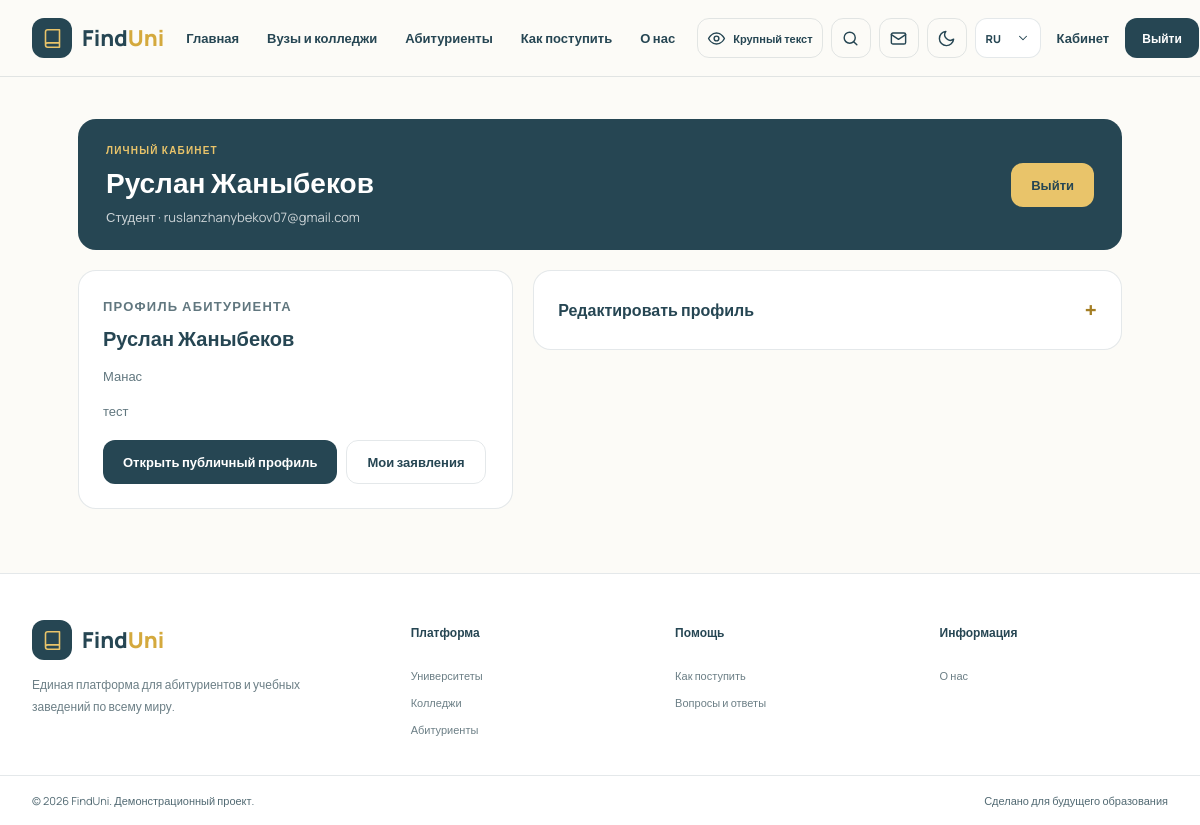
Page /accounts/dashboard/ (signed in) on the committed database.
### students/models.py (models this page shows, shortened)
class StudentProfile(models.Model):
    user = models.OneToOneField(settings.AUTH_USER_MODEL, on_delete=models.CASCADE, related_name='student_profile')
    full_name = models.CharField(max_length=150, blank=True)
    date_of_birth = models.DateField(null=True, blank=True)
    city = models.CharField(max_length=100, blank=True)
    nationality = models.CharField(max_length=100, blank=True)
    citizenship = models.CharField(max_length=100, blank=True)
    bio = models.TextField(blank=True)
    interests = models.TextField(blank=True)
    languages = models.CharField(max_length=200, blank=True)
    avatar = models.ImageField(upload_to='avatars/students/', blank=True)
    email_visible = models.BooleanField(default=False)
    contacts_visible = models.BooleanField(default=False)
    created_at = models.DateTimeField(auto_now_add=True)
    updated_at = models.DateTimeField(auto_now=True)
    class Meta:
        verbose_name = 'профиль абитуриента'
        verbose_name_plural = 'профили абитуриентов'

### accounts/models.py (models this page shows, shortened)
class User(AbstractUser):
    ROLE_CHOICES = [('student', 'Студент'), ('institution', 'Учебное заведение'), ('admin', 'Администратор')]
    role = models.CharField(max_length=20, choices=ROLE_CHOICES, default='student')
    class Meta(AbstractUser.Meta):
        verbose_name = 'пользователь'
        verbose_name_plural = 'пользователи'

### accounts/views.py (the view)
# urls.py: path('dashboard/', views.dashboard, name='dashboard'),
@login_required
def dashboard(request):
    institution_profile = None
    student_profile = None
    student_form = None
    institution_form = None
    photo_formset = None
    if request.user.role == 'institution':
        institution_profile, _ = Institution.objects.get_or_create(
            owner=request.user,
            defaults={'name': '', 'institution_type': '', 'city': '', 'email': request.user.email},
        )
        if request.method == 'POST' and request.POST.get('profile_type') == 'institution':
            institution_form = InstitutionForm(request.POST, request.FILES, instance=institution_profile)
            has_photo_forms = 'photos-TOTAL_FORMS' in request.POST
            photo_formset = InstitutionPhotoFormSet(
                request.POST if has_photo_forms else None,
                request.FILES if has_photo_forms else None,
                instance=institution_profile,
                prefix='photos',
            )
            photo_forms_valid = not has_photo_forms or photo_formset.is_valid()
            if institution_form.is_valid() and photo_forms_valid:
                with transaction.atomic():
                    institution_form.save()
                    if has_photo_forms:
                        photo_formset.save()
                messages.success(request, 'Профиль учебного заведения сохранён.')
                return redirect('dashboard')
        else:
            institution_form = InstitutionForm(instance=institution_profile)
            photo_formset = InstitutionPhotoFormSet(instance=institution_profile, prefix='photos')
    elif request.user.role == 'student':
        student_profile, _ = StudentProfile.objects.get_or_create(
            user=request.user,
            defaults={'full_name': request.user.get_full_name()},
        )
        if request.method == 'POST' and request.POST.get('profile_type') == 'student':
            student_form = StudentProfileForm(request.POST, request.FILES, instance=student_profile)
            if student_form.is_valid():
                student_profile = student_form.save()
                name_parts = student_profile.full_name.strip().split(maxsplit=1)
                request.user.first_name = name_parts[0] if name_parts else ''
                request.user.last_name = name_parts[1] if len(name_parts) > 1 else ''
                request.user.save(update_fields=['first_name', 'last_name'])
                messages.success(request, 'Профиль абитуриента сохранён.')
                return redirect('dashboard')
        else:
            student_form = StudentProfileForm(instance=student_profile)
    return render(request, 'accounts/dashboard.html', {
        'institution_profile': institution_profile,
        'student_profile': student_profile,
        'student_form': student_form,
        'institution_form': institution_form,
        'photo_formset': photo_formset,
    })

### core/context_processors.py (called while the page is built)
def inbox(request):
    if not request.user.is_authenticated:
        return {'inbox_notifications': (), 'inbox_unread_count': 0}
    notifications = list(
        Notification.objects.filter(user=request.user)
        .select_related(
            'application__institution',
            'application__program',
            'comment',
            'actor__student_profile',
            'actor__institution_profile',
            'friendship__from_student__student_profile',
            'follow__student__student_profile',
            'follow__institution',
        )
        .order_by('-created_at', '-pk')[:30]
    )
    unread_count = Notification.objects.filter(user=request.user, is_read=False).count()
    return {
        'inbox_notifications': notifications,
        'inbox_unread_count': unread_count,
    }

### templates/accounts/dashboard.html (shortened to what this page needs)
{% extends 'base.html' %}
{% block content %}
<section class="profile-page account-dashboard">
	<header class="dashboard-hero"><div><p class="section-kicker">Личный кабинет</p><h1>{% if student_profile %}{{ student_profile.full_name|default:user.email }}{% elif institution_profile %}{{ institution_profile.name|default:user.email }}{% else %}{{ user.email }}{% endif %}</h1><p>{{ user.get_role_display }} · {{ user.email }}</p></div><form method="post" action="{% url 'logout' %}">{% csrf_token %}<input type="hidden" name="next" value="{% url 'home' %}"><button class="button dashboard-logout" type="submit">Выйти</button></form></header>
	{% if student_profile %}
		<div class="dashboard-profile-grid">
			<section class="profile-panel dashboard-profile-summary"><p class="section-kicker">Профиль абитуриента</p><h2>{{ student_profile.full_name|default:'Заполните имя и фамилию' }}</h2><p>{{ student_profile.city|default:'Город не указан' }}</p><p>{{ student_profile.bio|default:'Добавьте краткую информацию о себе.' }}</p><div class="dashboard-profile-links"><a class="button" href="{% url 'student-profile' %}">Открыть публичный профиль</a><a class="button button-outline" href="{% url 'application-dashboard' %}">Мои заявления</a></div></section>
			<details class="profile-panel dashboard-edit-panel" ><summary>Редактировать профиль</summary></details>
		</div>
	{% endif %}
</section>
{% endblock %}

### static/css/styles.css (style rules this page uses)
:root { color-scheme:light;--ink:#264653;--ink-deep:#1b3741;--gold:#e9c46a;--gold-deep:#a47e24;--paper:#fcfbf7;--white:#fff;--muted:#61777f;--line:rgb(38 70 83 / 12%);font-family:"Manrope",sans-serif;scroll-behavior:smooth;font-synthesis:none;text-rendering:optimizeLegibility }
* { box-sizing:border-box }
body { min-width:320px;margin:0;color:var(--ink);background:var(--paper);font-family:"Manrope",sans-serif }
button,input,select { font:inherit }
button,select { cursor:pointer }
a { color:inherit;text-decoration:none }
button,a,input,select { transition:color 180ms ease,background-color 180ms ease,border-color 180ms ease,opacity 180ms ease,transform 180ms ease }
.button { display:inline-flex;min-height:44px;align-items:center;justify-content:center;gap:8px;padding:0 20px;border:0;border-radius:12px;color:#fff;background:var(--ink);font-size:13px;font-weight:800;text-align:center }
.button-outline { border:1px solid var(--line);color:var(--ink);background:transparent }
.section-kicker { margin:0 0 8px;color:var(--gold-deep);font-size:10px;font-weight:800;letter-spacing:1.2px;text-transform:uppercase }
main>section:not(.hero-section):not(.content-section):not(.popular-section) { width:min(1100px,100%);padding:44px 28px;margin:0 auto }
main>section h1 { font-size:30px }
.account-dashboard { display:grid;gap:20px }
.dashboard-hero { display:flex;align-items:center;justify-content:space-between;gap:20px;padding:24px 28px;border-radius:18px;color:#fff;background:#264653 }
.dashboard-hero .section-kicker { margin:0 0 6px;color:var(--gold) }
.dashboard-hero h1 { margin:0;font-size:28px;overflow-wrap:anywhere }
.dashboard-hero>div>p:last-child { margin:7px 0 0;color:rgb(255 255 255 / 76%);font-size:13px }
.dashboard-logout { flex:0 0 auto;color:#264653!important;background:var(--gold)!important }
.dashboard-profile-grid { display:grid;grid-template-columns:minmax(0,.85fr) minmax(0,1.15fr);align-items:start;gap:20px }
.dashboard-profile-summary>h2 { margin:0;font-size:21px;overflow-wrap:anywhere }
.dashboard-profile-summary>p { color:var(--muted);font-size:13px;line-height:1.7;overflow-wrap:anywhere }
.dashboard-profile-links { display:flex;flex-wrap:wrap;gap:9px;margin-top:18px }
.dashboard-profile-links .button-outline { border:1px solid var(--line);color:var(--ink);background:transparent }
.dashboard-edit-panel>summary { display:flex;align-items:center;justify-content:space-between;gap:12px;cursor:pointer;font-size:16px;font-weight:800;list-style:none }
.dashboard-edit-panel>summary::after { content:"+";color:var(--gold-deep);font-size:22px }
.profile-page { width:min(1100px,100%);padding:42px 28px 64px!important;margin:0 auto }
.profile-panel { min-width:0;padding:24px;border:1px solid var(--line);border-radius:18px;background:var(--white) }
.profile-panel h2,.profile-privacy-panel h2,.institution-owner-panel h2 { margin:0;font-size:20px;line-height:1.35 }
.profile-panel-heading .section-kicker,.profile-panel>.section-kicker { margin-top:0 }

### rows in the picture
StudentProfile: full_name "Руслан Жаныбеков", city "Манас", bio "тест"
User: role "Студент", email "ruslanzhanybekov07@gmail.com"

### other values in the picture
{{ request.LANGUAGE_CODE|upper }} "RU"
